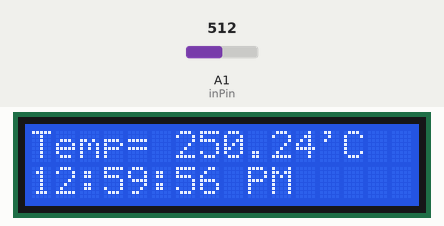
Simulated run of this sketch. Board: Arduino Uno, built with avr-gcc and run on an emulated ATmega328P. On the bench: 16×2 character LCD. Inputs (shaded band) come from the test bench; at power-on: A1 (inPin) = 512.

Above: at 3.2 s.
3.3 s: A1 (inPin) set to 716
At 7.3 s:
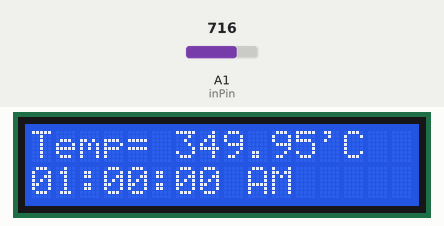
7.4 s: A1 (inPin) set to 900
At 8.5 s:
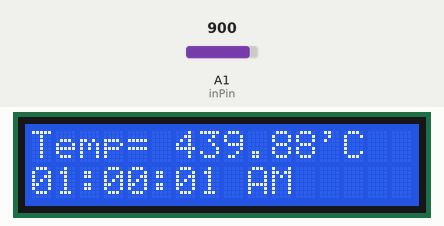
10.7 s: A1 (inPin) set to 1023
At 12.0 s:
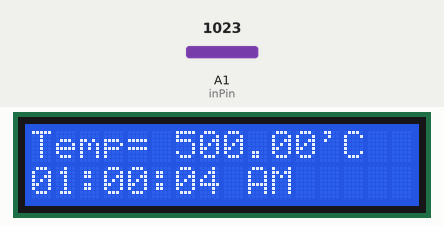
Timing chart, 0 to 13.7 s (numbered marks = the images above; inputs shaded):
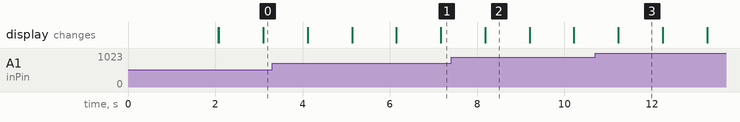

The sketch:

Tema2_Carnat_Luisa-Patricia_gr2.2.ino
```cpp
#include <LiquidCrystal.h>
LiquidCrystal lcd( 8, 9, 4, 5, 6, 7);
const int inPin =A1;//pin senzor de temperatura
int h=12;
int m=59;
int s=55;
int flag=1; //PM
void setup()
{
lcd.begin(16,2);
lcd.setCursor(3,0);
lcd.print(" PROIECT ");
lcd.setCursor(1,1);
lcd.print("SINCRETIC 2020");
delay(2000);
lcd.clear();
}
void loop()
{
float reading=analogRead(inPin);
float temperature=(reading*(5.0/1023.0)*100);//conversia in grade celsius
delay(10);
lcd.clear();
lcd.setCursor(0,0);
lcd.print("Temp= ");
lcd.print(temperature);
lcd.print("'C");
lcd.setCursor(0,1);
if(h<10)lcd.print("0");
lcd.print(h);
lcd.print(":");
if(m<10)lcd.print("0");
lcd.print(m);
lcd.print(":");
if(s<10)lcd.print("0");
lcd.print(s);
if(flag==0) lcd.print(" AM");
if(flag==1) lcd.print(" PM");
s=s+1;
delay(1000);
if(s==60){
  s=0;
  m=m+1;
 }
if(m==60)
 {
  m=0;
  h=h+1;
 }
if(h==13)
 {
  h=1;
  flag=flag+1;
if(flag==2)flag=0;//trecerea de la PM la AM
 }
}
```

Measured:
- what the display in image 2 shows lasts 1.0 s, from 8.2 s to 9.2 s
